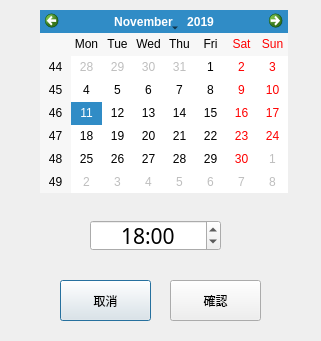
<?xml version="1.0" encoding="UTF-8"?>
<ui version="4.0">
 <class>arrangement_dialog</class>
 <widget class="QDialog" name="arrangement_dialog">
  <property name="geometry">
   <rect>
    <x>0</x>
    <y>0</y>
    <width>321</width>
    <height>341</height>
   </rect>
  </property>
  <property name="minimumSize">
   <size>
    <width>260</width>
    <height>160</height>
   </size>
  </property>
  <property name="maximumSize">
   <size>
    <width>999999</width>
    <height>999999</height>
   </size>
  </property>
  <property name="windowTitle">
   <string>約戰時間</string>
  </property>
  <widget class="QPushButton" name="cancel_btn">
   <property name="geometry">
    <rect>
     <x>60</x>
     <y>280</y>
     <width>91</width>
     <height>41</height>
    </rect>
   </property>
   <property name="font">
    <font>
     <family>微軟正黑體</family>
    </font>
   </property>
   <property name="text">
    <string>取消</string>
   </property>
  </widget>
  <widget class="QPushButton" name="ok_btn">
   <property name="geometry">
    <rect>
     <x>170</x>
     <y>280</y>
     <width>91</width>
     <height>41</height>
    </rect>
   </property>
   <property name="font">
    <font>
     <family>微軟正黑體</family>
    </font>
   </property>
   <property name="text">
    <string>確認</string>
   </property>
  </widget>
  <widget class="QCalendarWidget" name="date">
   <property name="geometry">
    <rect>
     <x>40</x>
     <y>10</y>
     <width>248</width>
     <height>183</height>
    </rect>
   </property>
   <property name="selectedDate">
    <date>
     <year>2019</year>
     <month>11</month>
     <day>11</day>
    </date>
   </property>
  </widget>
  <widget class="QTimeEdit" name="time">
   <property name="geometry">
    <rect>
     <x>90</x>
     <y>220</y>
     <width>131</width>
     <height>31</height>
    </rect>
   </property>
   <property name="font">
    <font>
     <family>微軟正黑體</family>
     <pointsize>16</pointsize>
    </font>
   </property>
   <property name="alignment">
    <set>Qt::AlignCenter</set>
   </property>
   <property name="currentSection">
    <enum>QDateTimeEdit::HourSection</enum>
   </property>
   <property name="displayFormat">
    <string>HH:mm</string>
   </property>
   <property name="time">
    <time>
     <hour>18</hour>
     <minute>0</minute>
     <second>0</second>
    </time>
   </property>
  </widget>
 </widget>
 <resources/>
 <connections/>
</ui>
